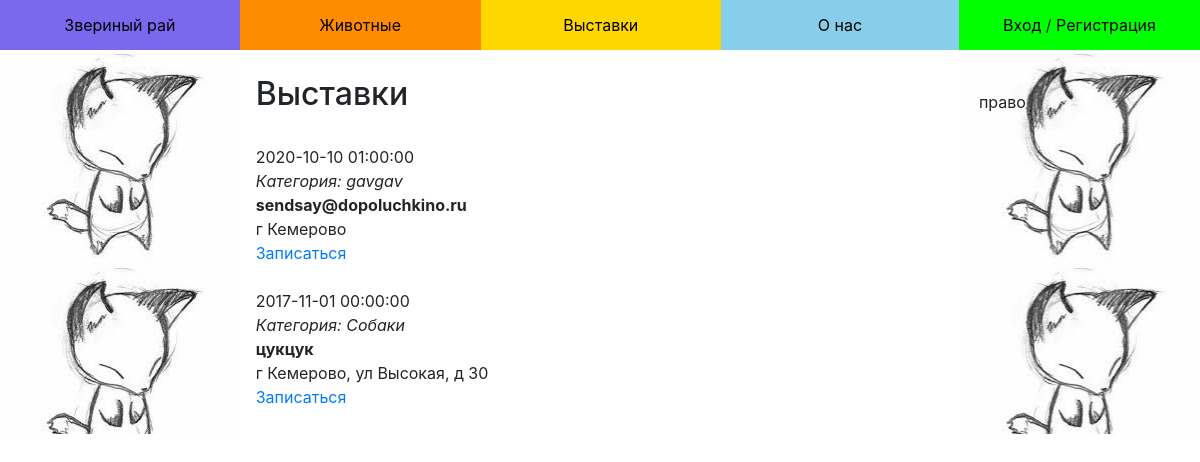
/exhibitions, run on an earlier commit of the app's database.
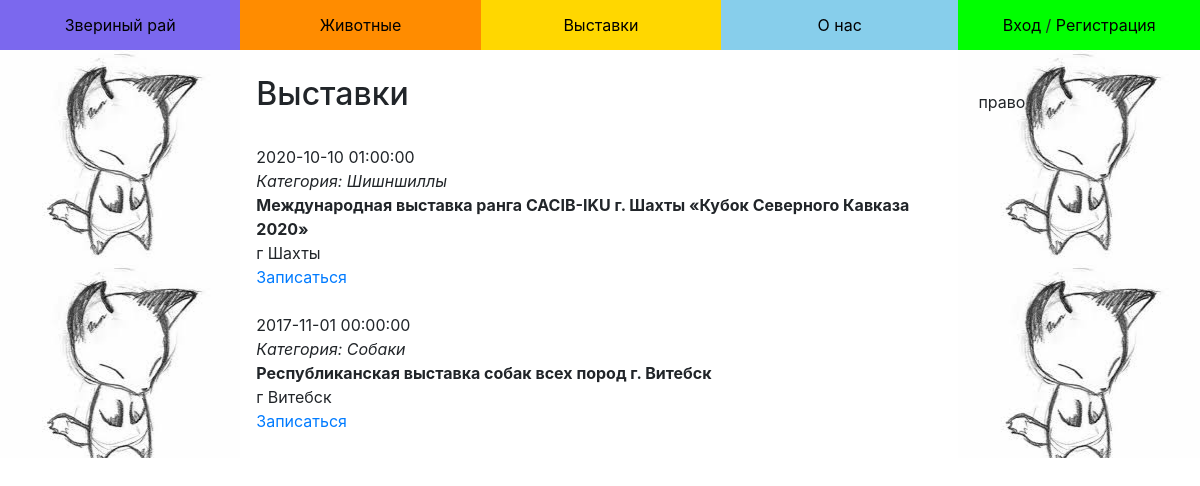
And on a later commit of the database.
### data/exhibitions.py (models this page shows)
class Exhibition(SqlAlchemyBase, CRUDMixin):
    __tablename__ = 'exhibitions'
    name = sqlalchemy.Column(sqlalchemy.String)
    address = sqlalchemy.Column(sqlalchemy.String)
    date = sqlalchemy.Column(sqlalchemy.DateTime)
    about = sqlalchemy.Column(sqlalchemy.String, nullable=True)
    animal_id = sqlalchemy.Column(sqlalchemy.Integer, sqlalchemy.ForeignKey("animals.id"))
    animal = orm.relation('Animal')

### data/animals.py (models this page shows)
class Animal(SqlAlchemyBase, CRUDMixin):
    __tablename__ = 'animals'
    name = sqlalchemy.Column(sqlalchemy.String)
    breeds = orm.relation("Breed", backref="animals")

### routes/public.py (the view)
@public.route('/exhibitions')
def exhibitions():
    all_exhibitions = Exhibition.query().order_by(Exhibition.date.desc()).all()
    return render_template('exhibitions.html', title='Выставки', exhibitions=all_exhibitions)

### data/mixins.py (called while the page is built)
    @classmethod
    def query(cls):
        return cls._db_session().query(cls)

    @classmethod
    def _db_session(cls):
        if not hasattr(cls, 'db_session'):
            cls.db_session = db_session()
        return cls.db_session

### templates/exhibitions.html
{% extends "base.html" %}
{% block content %}
    <h2>{{title}}</h2><br>
    {% for exhibition in exhibitions %}
        <div>
            {{ exhibition.date }} <br>
            <i>Категория: {{ exhibition.animal.name }}</i> <br>
            <b>{{ exhibition.name }}</b> <br>
            {{ exhibition.address }} <br>
            <a href="">Записаться</a>
        </div>
        <br>
    {% endfor %}
{% endblock %}

### templates/base.html (shortened to what this page needs)
<!DOCTYPE html>
<html lang="en">
  <head>
    <link rel="stylesheet"
          href="https://stackpath.bootstrapcdn.com/bootstrap/4.4.1/css/bootstrap.min.css"
 />
  </head>
  <body bgcolor="Khaki">
    <table width="100%" align="center">
      <tr id="menu">
        <td width="250px" height="50px" bgcolor="#7B68EE" align="center"><a href="/">Звериный рай</a></td>
        <td width="250px" height="50px" bgcolor="#FF8C00" align="center"><a href="{{ url_for('public.animals') }}"> Животные</a></td>
        <td width="250px" height="50px" bgcolor="#FFD700" align="center"><a href="{{ url_for('public.exhibitions') }}"> Выставки</a></td>
        <td width="250px" height="50px" bgcolor="#87CEEB" align="center"><a href="/about">О нас</a></td>
        <td width="250px" height="50px" bgcolor="#00FF00" align="center">
          {% if current_user.is_authenticated %}
            {{ current_user.first_name }} {{ current_user.last_name }}<br>
            <a href="/logout">Выйти</a>
          {% else %}
            <a href="/login">Вход</a> / <a href="/register">Регистрация</a>
          {% endif %}
        </td>
      </tr>
        <tr>
        <td class="field">
        </td>
        <td colspan="3" valign="top">
          <br>
          <main role="main" class="container">
              {% block content %} {% endblock %}
          </main>
        </td>
        <td class="field">
          право
        </td>
      </tr>
    </table>
  </body>
</html>

### templates/base.html (style rules this page uses)
body { margin: 0; padding: 0 }
#menu a { color: #000 }
.field { background: url(/static/images/field_bg.jpg) 50% 0; width: 250px; vertical-align: top; padding: 40px 20px }

What changed in the data, as far as the page shows it:
changed Exhibition: animal.name "gavgav" → "Шишншиллы"; name "sendsay@dopoluchkino.ru" → "Международная выставка ранга CACIB-IKU г. Шахты «Кубок Северного Кавказа 2020»"; address "г Кемерово" → "г Шахты"
changed Exhibition "Собаки": name "цукцук" → "Республиканская выставка собак всех пород г. Витебск"; address "г Кемерово, ул Высокая, д 30" → "г Витебск"
